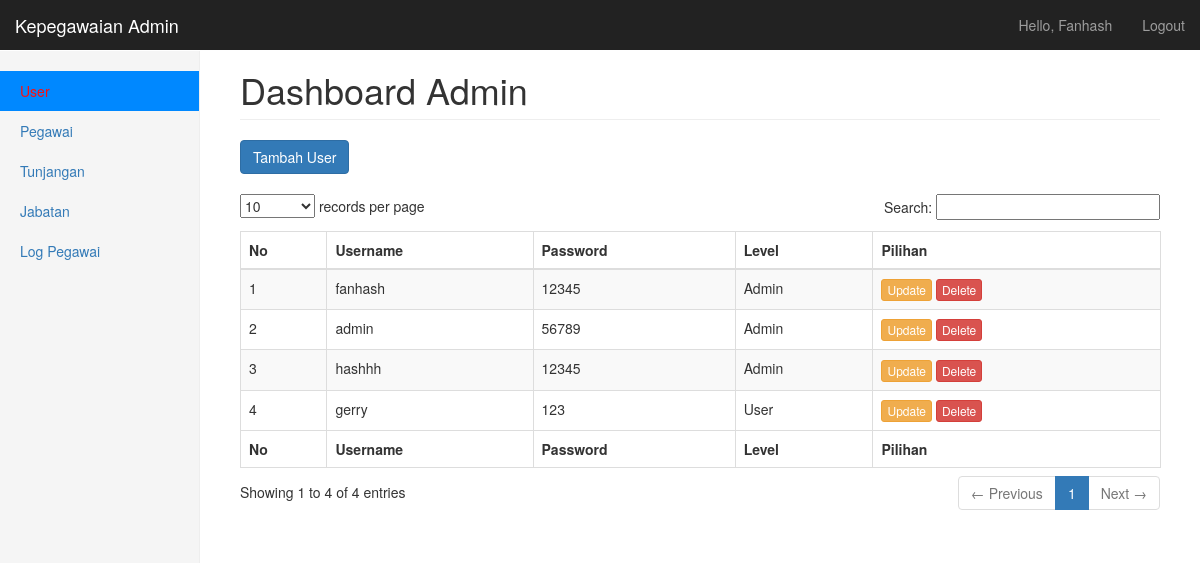
The page /user.php (signed in) on the database its author committed.
### tables this page shows
CREATE TABLE `user` (
  `id_user` int(5) NOT NULL,
  `username` varchar(20) NOT NULL,
  `password` varchar(20) NOT NULL,
  `level` varchar(5) NOT NULL
);

### user.php (the view, shortened to what this page needs)
<?php
include 'koneksi.php';
?>
<!DOCTYPE html>
<html lang="en">
<head>
  <link href="css/bootstrap.min.css" rel="stylesheet">
  <link href="css/dashboard.css" rel="stylesheet">
  <link href="css/dataTables.bootstrap.css" rel="stylesheet" type="text/css" />
  <link href="css/dataTables.tableTools.min.css" rel="stylesheet" type="text/css" />
</head>
<body>
  <nav class="navbar navbar-inverse navbar-fixed-top">
    <div class="container-fluid">
      <div class="navbar-header">
        <a class="navbar-brand" href="#">Kepegawaian Admin</a>
      </div>
      <div id="navbar" class="navbar-collapse collapse">
        <ul class="nav navbar-nav navbar-right">
          <li><a href="#"><?php echo "Hello, " . ucwords($_SESSION['username']); ?></a></li>
          <li><a href="logout.php">Logout</a></li>
        </ul>
      </div>
    </div>
  </nav>
  <div class="container-fluid">
    <div class="row">
      <div class="col-sm-3 col-md-2 sidebar">
        <ul class="nav nav-sidebar">
          <li class="active"><a href="#">User <span class="sr-only">(current)</span></a></li>
          <li><a href="pegawai.php">Pegawai</a></li>
          <li><a href="tunjangan.php">Tunjangan</a></li>
          <li><a href="jabatan.php">Jabatan</a></li>
          <li><a href="log_Update.php">Log Pegawai</a></li>
        </ul>
      </div>
      <div class="col-sm-9 col-sm-offset-3 col-md-10 col-md-offset-2 main">
        <h1 class="page-header">Dashboard Admin</h1>
        <div>
          <a type="button" class="btn btn-primary" href="tambah_user.php">Tambah User</a>
        </div>
        <br>
        <div>
          <table id="example1" class="table table-bordered table-striped dataTable" aria-describedby="example1_info">
            <thead>
              <tr role="row">
                <th>No</th>
                <th>Username</th>
                <th>Password</th>
                <th>Level</th>
                <th>Pilihan</th>
              </tr>
            </thead>
            <tfoot>
              <tr role="row">
                <th>No</th>
                <th>Username</th>
                <th>Password</th>
                <th>Level</th>
                <th>Pilihan</th>
              </tr>
            </tfoot>
            <tbody role="alert" aria-live="polite" aria-relevant="all">
              <?php
              $result = $mysqli->query("SELECT * FROM user");
              if ($result->num_rows > 0) {
                $no = 1;
                while ($row = $result->fetch_assoc()) {
              ?>
                  <tr class="odd">
                    <td class=" "><?php echo $no++; ?></td>
                    <td class=" "><?php echo $row['username']; ?></td>
                    <td class=" "><?php echo $row['password']; ?></td>
                    <td class=" "><?php echo ucfirst($row['level']); ?></td>
                    <td class=" ">
                      <a type="button" class="btn btn-warning btn-xs" href="update_user.php?id=<?php echo $row['id_user']; ?>">Update</a>
                      <a type="button" class="btn btn-danger btn-xs" href="delete_user.php?id=<?php echo $row['id_user']; ?>" onClick="return confirm('Menghapus data user <?php echo $row['username']; ?> ?');">Delete</a>
                    </td>
                  </tr>
              <?php
                }
              }
              ?>
            </tbody>
          </table>
        </div>
      </div>
    </div>
  </div>
</body>
</html>

### css/dashboard.css (style rules this page uses)
body { padding-top: 50px; }
.navbar-fixed-top { border: 0; }
.sidebar { display: none; }
@media (min-width: 768px) { .sidebar { position: fixed; top: 51px; bottom: 0; left: 0; z-index: 1000; display: block; padding: 20px; overflow-x: hidden; overflow-y: auto; background-color: #f5f5f5; border-right: 1px solid #eee; } }
.nav-sidebar { margin-right: -21px; margin-bottom: 20px; margin-left: -20px; }
.nav-sidebar>li>a { padding-right: 20px; padding-left: 20px; }
.nav-sidebar>.active>a, .nav-sidebar>.active>a:hover, .nav-sidebar>.active>a:focus { color: rgb(251, 16, 16); background-color: #0088ff; }
.main { padding: 20px; }
@media (min-width: 768px) { .main { padding-right: 40px; padding-left: 40px; } }
.main .page-header { margin-top: 0; }

### rows shown on the page
user: username "fanhash", password "12345", level "Admin"
user: username "admin", password "56789", level "Admin"
user: username "hashhh", password "12345", level "Admin"
user: username "gerry", password "123", level "User"

### other values the page prints
$_SESSION['username'] "Fanhash"
